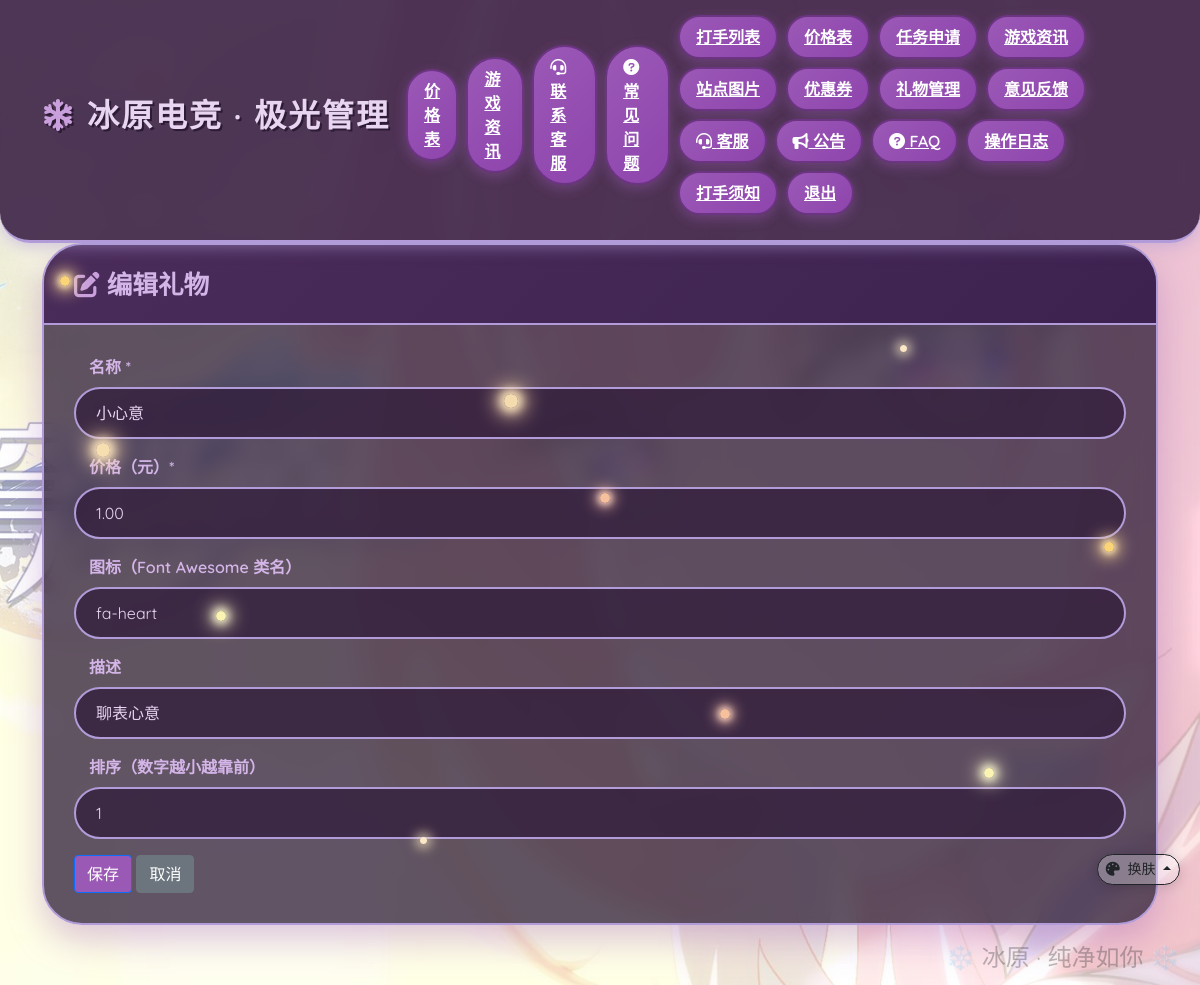
Screenshot of /admin/gift-product/edit/1 (signed in) with the database file from the repository.
### models.py (models this page shows)
class GiftProduct(db.Model):
    id = db.Column(db.Integer, primary_key=True)
    name = db.Column(db.String(50), nullable=False)
    price = db.Column(db.Float, nullable=False)
    icon = db.Column(db.String(30), default='fa-gift')
    description = db.Column(db.String(200))
    sort_order = db.Column(db.Integer, default=0)
    is_active = db.Column(db.Boolean, default=True)
    created_at = db.Column(db.DateTime, default=datetime.utcnow)

### app.py (the view, shortened to what this page needs)
@app.route('/admin/gift-product/edit/<int:product_id>', methods=['GET', 'POST'])
@login_required
def admin_gift_product_edit(product_id):
    if current_user.role != 'admin':
        return redirect(url_for('player_dashboard'))
    product = GiftProduct.query.get_or_404(product_id)
    return render_template('admin/gift_product_form.html', product=product)

### app.py (called while the page is built)
def get_site_image_info(key):
    if key not in SITE_IMAGE_KEYS:
        return None, None, None
    try:
        for f in os.listdir(SITE_IMAGES_DIR):
            if f.startswith(key + '.'):
                path = os.path.join(SITE_IMAGES_DIR, f)
                if os.path.isfile(path) and os.path.splitext(f)[1].lower() in SITE_IMAGE_EXT:
                    return f, int(os.path.getmtime(path)), SITE_IMAGES_DIR
    except OSError:
        pass
    if key == 'wechat_pay':
        return _latest_image_in_dir(UPLOAD_WECHAT_DIR)
    if key == 'alipay_pay':
        return _latest_image_in_dir(UPLOAD_ALIPAY_DIR)
    return None, None, None

def list_background_images():
    try:
        files = []
        for f in os.listdir(UPLOAD_BG_DIR):
            if os.path.splitext(f)[1].lower() in SITE_IMAGE_EXT and os.path.isfile(os.path.join(UPLOAD_BG_DIR, f)):
                mtime = int(os.path.getmtime(os.path.join(UPLOAD_BG_DIR, f)))
                files.append((f, mtime))
        files.sort(key=lambda x: x[1])
        return [{'url': url_for('serve_upload', filename='bg/' + f) + '?v=' + str(m), 'filename': f} for f, m in files]
    except OSError:
        return []

@login_manager.user_loader
def load_user(user_id):
    return User.query.get(int(user_id))

@app.context_processor
def inject_pending_approval():
    if current_user.is_authenticated and current_user.role == 'admin':
        pending_count = User.query.filter_by(role='player', is_approved=False).count()
    else:
        pending_count = 0
    player_unread_count = 0
    if current_user.is_authenticated and current_user.role == 'player':
        player_unread_count = Notification.query.filter_by(
            receiver_type='player', receiver_id=current_user.id, is_read=False
        ).count()
    customer_phone = session.get('customer_phone')
    return dict(pending_approval_count=pending_count, player_unread_count=player_unread_count, customer_phone=customer_phone)

def site_image_url(key):
    filename, mtime, _ = get_site_image_info(key)
    if filename:
        return url_for('serve_site_image', key=key) + '?v=' + str(mtime)
    return url_for('static', filename=f'images/{key}.jpg')

@app.context_processor
def inject_site_image_url():
    return dict(site_image_url=site_image_url, background_slides=list_background_images())

### templates/admin/gift_product_form.html
{% extends "base.html" %}
{% block content %}
<div class="card">
    <div class="card-header">
        <i class="fas fa-{% if product %}edit{% else %}plus{% endif %}"></i>
        {% if product %}编辑礼物{% else %}新增礼物{% endif %}
    </div>
    <div class="card-body">
        <form method="POST">
            <div class="mb-3">
                <label class="form-label">名称 *</label>
                <input type="text" name="name" class="form-control" value="{{ product.name if product else '' }}" required maxlength="50">
            </div>
            <div class="mb-3">
                <label class="form-label">价格（元）*</label>
                <input type="number" step="0.01" min="0" name="price" class="form-control" value="{{ "%.2f"|format(product.price) if product else '' }}" required>
            </div>
            <div class="mb-3">
                <label class="form-label">图标（Font Awesome 类名）</label>
                <input type="text" name="icon" class="form-control" value="{{ product.icon if product else 'fa-gift' }}" placeholder="如 fa-heart, fa-gem">
            </div>
            <div class="mb-3">
                <label class="form-label">描述</label>
                <input type="text" name="description" class="form-control" value="{{ product.description if product else '' }}" maxlength="200" placeholder="简短描述，选填">
            </div>
            <div class="mb-3">
                <label class="form-label">排序（数字越小越靠前）</label>
                <input type="number" name="sort_order" class="form-control" value="{{ product.sort_order if product else 0 }}">
            </div>
            <button type="submit" class="btn btn-primary">保存</button>
            <a href="{{ url_for('admin_gift_products') }}" class="btn btn-secondary">取消</a>
        </form>
    </div>
</div>
{% endblock %}

### static/css/theme-kuromi.css (style rules this page uses)
.card { background: rgba(45, 27, 54, 0.75); backdrop-filter: blur(10px); border: 2px solid #b19cd9; border-radius: 40px; box-shadow: 0 15px 35px rgba(155, 89, 182, 0.35); overflow: hidden; }
.card-header { background: linear-gradient(135deg, #4a2c5a, #3d2250); border-bottom: 2px solid #b19cd9; font-size: 1.6rem; font-weight: 700; color: #d4b5e8; padding: 20px 30px; }
.card-header i { color: #c9a0dc; }
.card-body { padding: 30px; }
.btn-primary { background: #9b59b6; color: #fff; }
.form-control, .form-select { border: 2px solid #b19cd9; border-radius: 40px; padding: 12px 20px; background: rgba(50, 30, 60, 0.8); color: #e8d5f2; }
.form-label { font-weight: 600; color: #d4b5e8; margin-left: 15px; }
a { color: #c9a0dc; }

### templates/base.html (style rules this page uses)
* { margin: 0; padding: 0; box-sizing: border-box; }
body::before { content: ""; position: fixed; top: 0; left: 0; width: 100%; height: 100%; background-color: rgba(255, 255, 255, 0.5); pointer-events: none; z-index: -1; animation: breath 8s infinite ease-in-out; }
body { font-family: 'Quicksand', sans-serif; min-height: 100vh; position: relative; padding-bottom: 60px; }

### rows the page displays
GiftProduct: name "小心意", price "1.00", icon "fa-heart", description "聊表心意", sort_order "1"
